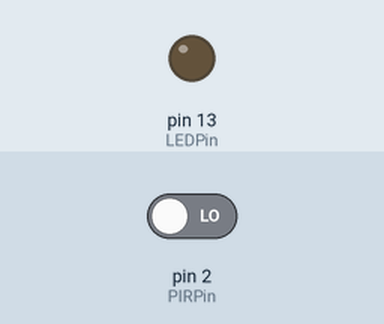
Recording of a sketch running on a simulated Arduino Uno, built with avr-gcc and run on an emulated ATmega328P. Shown: output pins drawn as LEDs (lit = HIGH). Dashed ring = blinking. The inputs (shaded band) are chosen by the test bench; at power-on: pin 2 (PIRPin) LOW.

Above: at 1.2 s.
1.3 s: pin 2 (PIRPin) driven HIGH
At 3.8 s:
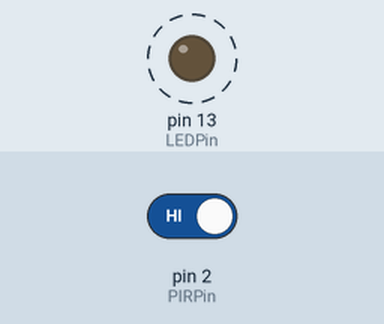
4.3 s: pin 2 (PIRPin) driven LOW
At 5.1 s:
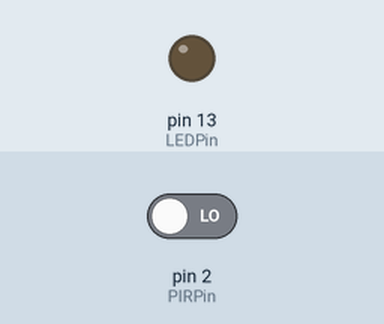
Timing chart, 0 to 7.3 s (numbered marks = the images above; inputs shaded):
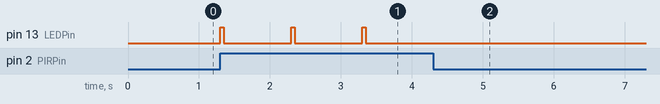

Measured:
- after the input at 1.3 s, pin 13 (LEDPin): alternates HIGH for 0.05 s and LOW for 0.95 s, starting at once
- after the input at 4.3 s, pin 13 (LEDPin): stops changing and stays LOW

The sketch:

pir.ino
```cpp
const int LEDPin = LED_BUILTIN;
const int PIRPin = 2;
bool isArmed = false;

void setup()
{
  pinMode(LEDPin, OUTPUT);
  pinMode(PIRPin, INPUT);
  isArmed = true;
}

void loop()
{
  if( digitalRead(PIRPin) && isArmed )
  {
    digitalWrite(LEDPin, HIGH);
    delay(50);
    digitalWrite(LEDPin, LOW);
    delay(950);
  }
}
```
